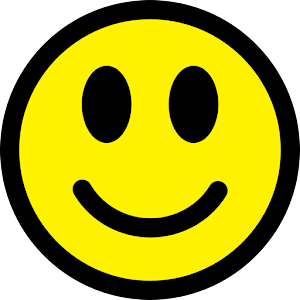
#> input picture SourceCode/07_face_camera/smil_face.png, 300 x 300 px
$ python face_camera.py
#> lines starting #> are read from the running program, lines starting #| are printed output that depends on the picture
import cv2

smile= cv2.imread('smil_face.png')
#> smile is the input picture: shape (300, 300, 3); mean B, G, R 55.5, 174.5, 180.8
sh,sw=smile.shape[:2]
#> sh = 300; sw = 300

# Load the cascade
face_cascade = cv2.CascadeClassifier('haarcascade_frontalface_default.xml')
cap = cv2.VideoCapture(0)

while True:
    ret, img = cap.read()
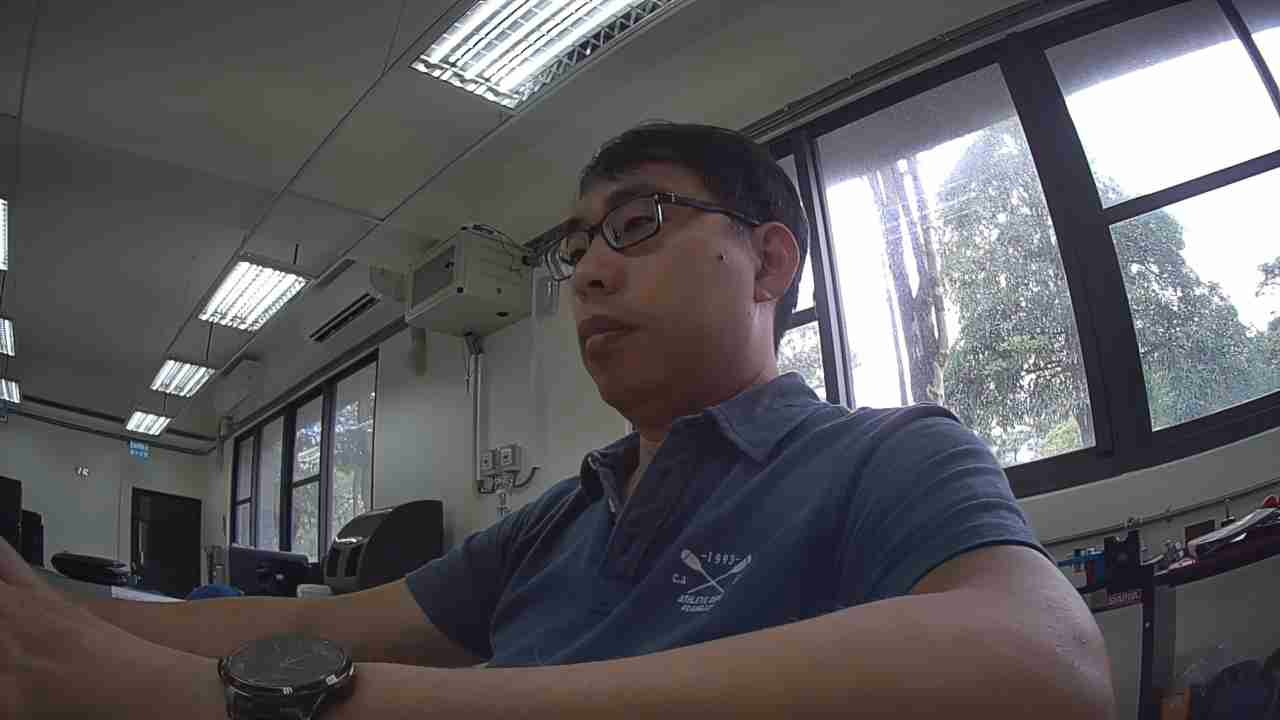
#> input picture SourceCode/02_capture/photo1.jpg, 1280 x 720 px, given in place of the camera
#> img is the input picture: shape (720, 1280, 3); mean B, G, R 92.7, 89.5, 91.7

    # Convert into grayscale
    gray = cv2.cvtColor(img, cv2.COLOR_BGR2GRAY)
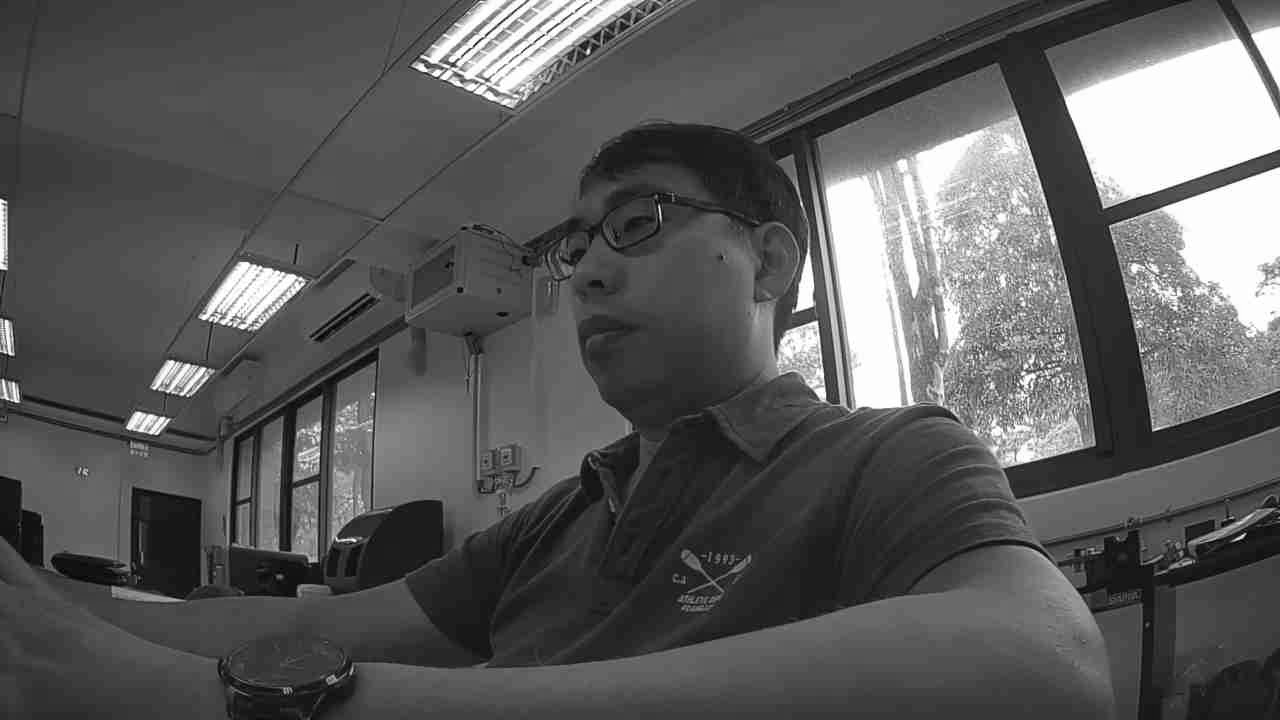
#> gray: shape (720, 1280); min 0, max 255, mean 90.6

    # Detect faces
    faces = face_cascade.detectMultiScale(gray, 1.1, 4)
#> faces = ()

    # Draw rectangle around the faces
    for (x, y, w, h) in faces:
        cv2.rectangle(img, (x, y), (x+w, y+h), (255, 0, 0), 2)

        scale_w=w/sw
        scale_h=h/sh
        smile_rz=cv2.resize(smile,None,fx=scale_w,fy=scale_h)
        roi=img[y:y+h,x:x+w]
        roi[:,:,0]=0 # blue
        roi[:,:,1]=0 # green
        roi[:,:,2]=0 # red
        roi[:]=cv2.add(roi,smile_rz)
#> this loop made 0 passes


    cv2.imshow("Video", img)
    key=cv2.waitKey(1)
#> (key q is pressed here)
    if key==ord('q'):
        break;


cap.release()
cv2.destroyAllWindows()
